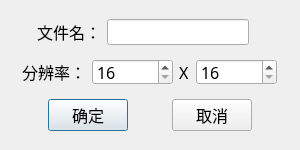
<?xml version="1.0" encoding="UTF-8"?>
<ui version="4.0">
 <class>EditPictureDialog</class>
 <widget class="QDialog" name="EditPictureDialog">
  <property name="geometry">
   <rect>
    <x>0</x>
    <y>0</y>
    <width>300</width>
    <height>150</height>
   </rect>
  </property>
  <property name="windowTitle">
   <string>Dialog</string>
  </property>
  <layout class="QVBoxLayout" name="verticalLayout_2">
   <item>
    <layout class="QVBoxLayout" name="verticalLayout">
     <item>
      <spacer name="verticalSpacer_2">
       <property name="orientation">
        <enum>Qt::Vertical</enum>
       </property>
       <property name="sizeHint" stdset="0">
        <size>
         <width>20</width>
         <height>13</height>
        </size>
       </property>
      </spacer>
     </item>
     <item>
      <layout class="QHBoxLayout" name="horizontalLayout">
       <item>
        <spacer name="horizontalSpacer">
         <property name="orientation">
          <enum>Qt::Horizontal</enum>
         </property>
         <property name="sizeHint" stdset="0">
          <size>
           <width>18</width>
           <height>20</height>
          </size>
         </property>
        </spacer>
       </item>
       <item>
        <widget class="QLabel" name="label_2">
         <property name="font">
          <font>
           <family>微软雅黑</family>
           <pointsize>12</pointsize>
          </font>
         </property>
         <property name="text">
          <string>文件名：</string>
         </property>
        </widget>
       </item>
       <item>
        <widget class="QLineEdit" name="nameLineEdit">
         <property name="minimumSize">
          <size>
           <width>101</width>
           <height>21</height>
          </size>
         </property>
         <property name="font">
          <font>
           <family>微软雅黑</family>
           <pointsize>12</pointsize>
          </font>
         </property>
        </widget>
       </item>
       <item>
        <widget class="QLabel" name="suffixLabel">
         <property name="font">
          <font>
           <family>微软雅黑</family>
           <pointsize>12</pointsize>
          </font>
         </property>
         <property name="text">
          <string/>
         </property>
        </widget>
       </item>
       <item>
        <spacer name="horizontalSpacer_2">
         <property name="orientation">
          <enum>Qt::Horizontal</enum>
         </property>
         <property name="sizeHint" stdset="0">
          <size>
           <width>18</width>
           <height>20</height>
          </size>
         </property>
        </spacer>
       </item>
      </layout>
     </item>
     <item>
      <spacer name="verticalSpacer">
       <property name="orientation">
        <enum>Qt::Vertical</enum>
       </property>
       <property name="sizeHint" stdset="0">
        <size>
         <width>17</width>
         <height>13</height>
        </size>
       </property>
      </spacer>
     </item>
     <item>
      <layout class="QHBoxLayout" name="horizontalLayout_2">
       <item>
        <spacer name="horizontalSpacer_4">
         <property name="orientation">
          <enum>Qt::Horizontal</enum>
         </property>
         <property name="sizeHint" stdset="0">
          <size>
           <width>13</width>
           <height>17</height>
          </size>
         </property>
        </spacer>
       </item>
       <item>
        <widget class="QLabel" name="label_3">
         <property name="font">
          <font>
           <family>微软雅黑</family>
           <pointsize>12</pointsize>
          </font>
         </property>
         <property name="text">
          <string>分辨率：</string>
         </property>
        </widget>
       </item>
       <item>
        <widget class="QSpinBox" name="resXSpinBox">
         <property name="minimumSize">
          <size>
           <width>81</width>
           <height>20</height>
          </size>
         </property>
         <property name="font">
          <font>
           <family>微软雅黑</family>
           <pointsize>12</pointsize>
          </font>
         </property>
         <property name="minimum">
          <number>16</number>
         </property>
         <property name="maximum">
          <number>4096</number>
         </property>
        </widget>
       </item>
       <item>
        <widget class="QLabel" name="label_4">
         <property name="font">
          <font>
           <family>微软雅黑</family>
           <pointsize>12</pointsize>
          </font>
         </property>
         <property name="text">
          <string>X</string>
         </property>
        </widget>
       </item>
       <item>
        <widget class="QSpinBox" name="resYSpinBox">
         <property name="minimumSize">
          <size>
           <width>81</width>
           <height>20</height>
          </size>
         </property>
         <property name="font">
          <font>
           <family>微软雅黑</family>
           <pointsize>12</pointsize>
          </font>
         </property>
         <property name="minimum">
          <number>16</number>
         </property>
         <property name="maximum">
          <number>4096</number>
         </property>
        </widget>
       </item>
       <item>
        <spacer name="horizontalSpacer_3">
         <property name="orientation">
          <enum>Qt::Horizontal</enum>
         </property>
         <property name="sizeHint" stdset="0">
          <size>
           <width>13</width>
           <height>17</height>
          </size>
         </property>
        </spacer>
       </item>
      </layout>
     </item>
     <item>
      <spacer name="verticalSpacer_3">
       <property name="orientation">
        <enum>Qt::Vertical</enum>
       </property>
       <property name="sizeHint" stdset="0">
        <size>
         <width>17</width>
         <height>13</height>
        </size>
       </property>
      </spacer>
     </item>
     <item>
      <layout class="QHBoxLayout" name="horizontalLayout_3">
       <item>
        <spacer name="horizontalSpacer_5">
         <property name="orientation">
          <enum>Qt::Horizontal</enum>
         </property>
         <property name="sizeHint" stdset="0">
          <size>
           <width>40</width>
           <height>20</height>
          </size>
         </property>
        </spacer>
       </item>
       <item>
        <widget class="QPushButton" name="pushButton">
         <property name="font">
          <font>
           <family>微软雅黑</family>
           <pointsize>12</pointsize>
          </font>
         </property>
         <property name="text">
          <string>确定</string>
         </property>
        </widget>
       </item>
       <item>
        <spacer name="horizontalSpacer_6">
         <property name="orientation">
          <enum>Qt::Horizontal</enum>
         </property>
         <property name="sizeHint" stdset="0">
          <size>
           <width>40</width>
           <height>20</height>
          </size>
         </property>
        </spacer>
       </item>
       <item>
        <widget class="QPushButton" name="pushButton_2">
         <property name="font">
          <font>
           <family>微软雅黑</family>
           <pointsize>12</pointsize>
          </font>
         </property>
         <property name="text">
          <string>取消</string>
         </property>
        </widget>
       </item>
       <item>
        <spacer name="horizontalSpacer_7">
         <property name="orientation">
          <enum>Qt::Horizontal</enum>
         </property>
         <property name="sizeHint" stdset="0">
          <size>
           <width>40</width>
           <height>20</height>
          </size>
         </property>
        </spacer>
       </item>
      </layout>
     </item>
     <item>
      <spacer name="verticalSpacer_4">
       <property name="orientation">
        <enum>Qt::Vertical</enum>
       </property>
       <property name="sizeHint" stdset="0">
        <size>
         <width>20</width>
         <height>13</height>
        </size>
       </property>
      </spacer>
     </item>
    </layout>
   </item>
  </layout>
 </widget>
 <resources/>
 <connections/>
</ui>
